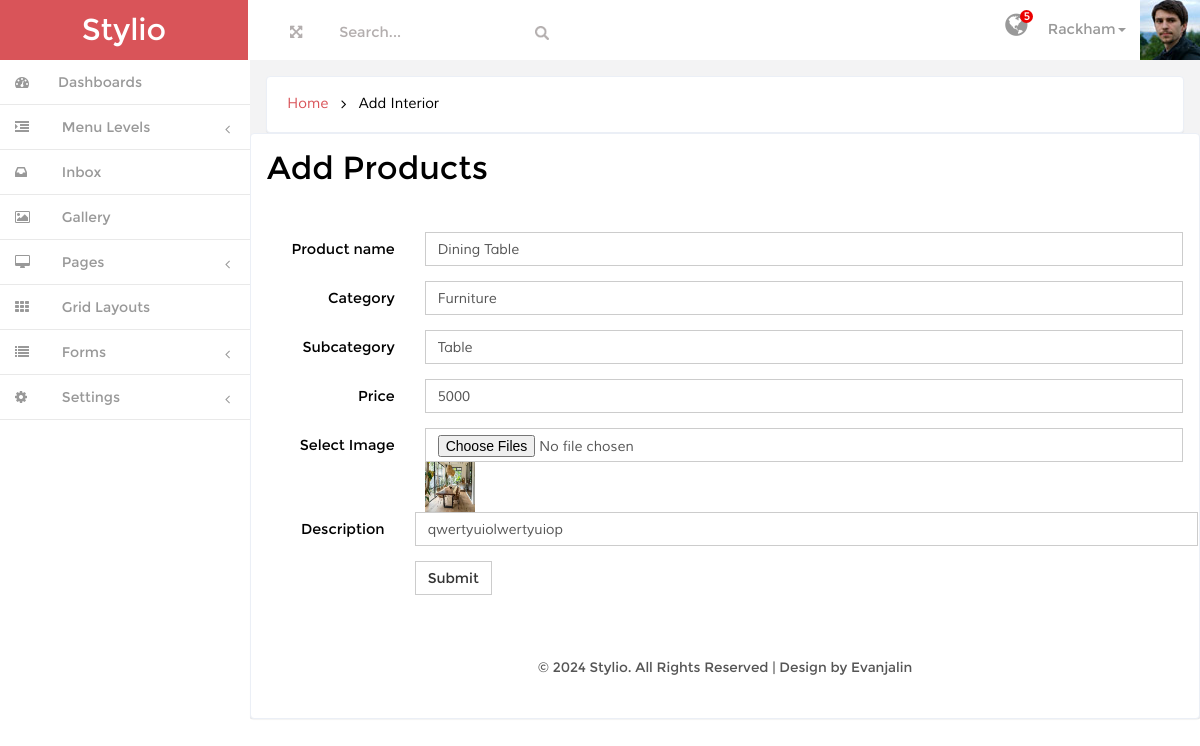
Screenshot of /admin/edit.php?var=37 with the database file from the repository.
### tables this page shows
CREATE TABLE `addproducts` (
  `id` int(200) NOT NULL,
  `name` varchar(100) NOT NULL,
  `category` varchar(100) NOT NULL,
  `subcategory` varchar(100) NOT NULL,
  `price` int(100) NOT NULL,
  `image` varchar(100) NOT NULL,
  `description` varchar(800) NOT NULL
);

### admin/edit.php (the view, shortened to what this page needs)
<!DOCTYPE HTML>
<html>
<head>
<link href="css/bootstrap.min.css" rel='stylesheet' type='text/css' />
<link href="css/style.css" rel='stylesheet' type='text/css' />
<link href="css/font-awesome.css" rel="stylesheet">
<link href="css/custom.css" rel="stylesheet">
</head>
<body>
<div id="wrapper">
        <nav class="navbar-default navbar-static-top" role="navigation">
             <div class="navbar-header">
               <h1> <a class="navbar-brand" href="index.html">Stylio</a></h1>
			   </div>
			 <div class=" border-bottom">
        	<div class="full-left">
        	  <section class="full-top">
				<button id="toggle"><i class="fa fa-arrows-alt"></i></button>
			</section>
			<form class=" navbar-left-right">
              <input type="text"  value="Search..." onfocus="this.value = '';" onblur="if (this.value == '') {this.value = 'Search...';}">
              <input type="submit" value="" class="fa fa-search">
            </form>
            <div class="clearfix"> </div>
           </div>
		    <div class="drop-men" >
		        <ul class=" nav_1">
		    		<li class="dropdown at-drop">
		              <a href="#" class="dropdown-toggle dropdown-at " data-toggle="dropdown"><i class="fa fa-globe"></i> <span class="number">5</span></a>
		            </li>
					<li class="dropdown">
		              <a href="#" class="dropdown-toggle dropdown-at" data-toggle="dropdown"><span class=" name-caret">Rackham<i class="caret"></i></span><img src="images/wo.jpg"></a>
		            </li>
		        </ul>
		     </div>
			<div class="clearfix">
     </div>
		    <div class="navbar-default sidebar" role="navigation">
                <div class="sidebar-nav navbar-collapse">
                <ul class="nav" id="side-menu">
                    <li>
                        <a href="index.html" class=" hvr-bounce-to-right"><i class="fa fa-dashboard nav_icon "></i><span class="nav-label">Dashboards</span> </a>
                    </li>
                    <li>
                        <a href="#" class=" hvr-bounce-to-right"><i class="fa fa-indent nav_icon"></i> <span class="nav-label">Menu Levels</span><span class="fa arrow"></span></a>
                    </li>
					 <li>
                        <a href="inbox.html" class=" hvr-bounce-to-right"><i class="fa fa-inbox nav_icon"></i> <span class="nav-label">Inbox</span> </a>
                    </li>
                    <li>
                        <a href="gallery.html" class=" hvr-bounce-to-right"><i class="fa fa-picture-o nav_icon"></i> <span class="nav-label">Gallery</span> </a>
                    </li>
                     <li>
                        <a href="#" class=" hvr-bounce-to-right"><i class="fa fa-desktop nav_icon"></i> <span class="nav-label">Pages</span><span class="fa arrow"></span></a>
                    </li>
                     <li>
                        <a href="layout.html" class=" hvr-bounce-to-right"><i class="fa fa-th nav_icon"></i> <span class="nav-label">Grid Layouts</span> </a>
                    </li>
                    <li>
                        <a href="#" class=" hvr-bounce-to-right"><i class="fa fa-list nav_icon"></i> <span class="nav-label">Forms</span><span class="fa arrow"></span></a>
                    </li>
                    <li>
                        <a href="#" class=" hvr-bounce-to-right"><i class="fa fa-cog nav_icon"></i> <span class="nav-label">Settings</span><span class="fa arrow"></span></a>
                    </li>
                </ul>
            </div>
			</div>
        </nav>
		 <div id="page-wrapper" class="gray-bg dashbard-1">
       <div class="content-main">
		     <div class="banner">
		    	<h2>
				<a href="index.html">Home</a>
				<i class="fa fa-angle-right"></i>
				<span>Add Interior</span>
				</h2>
		    </div>
<div class="grid-form1">
<h3 id="forms-horizontal">Add Products</h3>
<?php
require("connection.php");
$id=$_REQUEST["var"];
$res=$con->query("Select * from `addproducts` where `id`='$id'");
$count=$res->num_rows;
if($count>0){
$row=$res->fetch_assoc();
}
?>
<form class="form-horizontal" action="update.php" method="POST" enctype="multipart/form-data">
  <div class="form-group">
    <label for="inputEmail3" class="col-sm-2 control-label hor-form">Product name</label>
    <div class="col-sm-10">
      <input type="text" class="form-control" id="inputEmail3" placeholder="Enter Product Name" name="pname" value="<?php echo $row["name"];?>">
    </div>
  </div>
  <div class="form-group">
    <label for="inputPassword3" class="col-sm-2 control-label hor-form">Category</label>
    <div class="col-sm-10">
      <input type="text" class="form-control" id="inputPassword3" placeholder="Enter the Category" name="categ" value="<?php echo $row["category"];?>">
    </div>
  </div>
  <div class="form-group">
    <label for="inputPassword3" class="col-sm-2 control-label hor-form">Subcategory</label>
    <div class="col-sm-10">
      <input type="text" class="form-control" id="inputPassword3" placeholder="Enter the Subcategory" name="subc" value="<?php echo $row["subcategory"];?>">
    </div>
  </div>
  <div class="form-group">
    <label for="inputPassword3" class="col-sm-2 control-label hor-form">Price</label>
    <div class="col-sm-10">
      <input type="text" class="form-control" id="inputPassword3" placeholder="Enter the Price" name="price" value="<?php echo $row["price"];?>">
    </div>
  </div>
  <div class="form-group">
  <label for="formFileMultiple" class="col-sm-2 control-label hor-form" >Select Image</label>
  <div class="col-sm-10">
  <input class="form-control" type="file" id="formFileMultiple" multiple  name="pic" value="<?php echo $row["image"];?>">
  <img src="<?php echo "images/".$row["image"];?>" width="50px" height="50px">
</div>
<br><br><br>
<div class="form-group">
    <label for="inputPassword3" class="col-sm-2 control-label hor-form">Description</label>
    <div class="col-sm-10">
      <input type="textarea" class="form-control" id="inputPassword3"  name="descri" value="<?php echo $row["description"];?>" placeholder="Enter the Product Description here...">
    </div>
  </div>
  <div class="form-group">
    <div class="col-sm-offset-2 col-sm-10">
      <button type="submit" class="btn btn-default">Submit</button>
    </div>
  </div>
</form>
</div>
<div class="copy">
            <p> &copy; 2024 Stylio. All Rights Reserved | Design by Evanjalin </p>	    </div>
		</div>
		</div>
       </div>
</body>
</html>

### admin/css/custom.css (style rules this page uses)
#wrapper { width: 100%; }
#page-wrapper { min-height: 568px; }
@media (min-width:768px) { #page-wrapper { position: inherit; margin: 0 0 0 250px; } }
.sidebar .sidebar-nav.navbar-collapse { padding-right: 0; padding-left: 0; }
.sidebar .arrow { float: right; }
.sidebar .fa.arrow:before { content: "\f104"; }
@media (min-width:768px) { .sidebar { z-index: 1; position: absolute; width: 250px; } }

### rows the page displays
addproducts: pname "Dining Table", categ "Furniture", subc "Table", price "5000", image (picture), descri "qwertyuiolwertyuiop"
